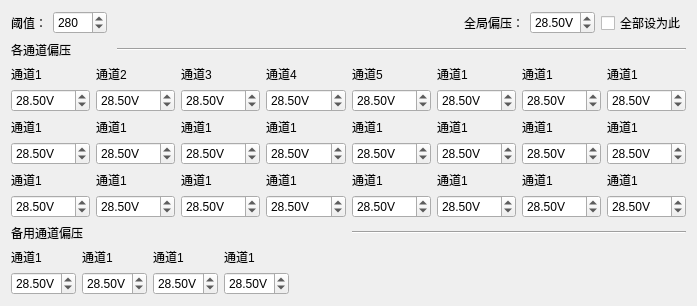
<?xml version="1.0" encoding="UTF-8"?>
<ui version="4.0">
 <class>Form</class>
 <widget class="QWidget" name="Form">
  <property name="geometry">
   <rect>
    <x>0</x>
    <y>0</y>
    <width>697</width>
    <height>299</height>
   </rect>
  </property>
  <property name="windowTitle">
   <string>Form</string>
  </property>
  <layout class="QVBoxLayout" name="verticalLayout">
   <item>
    <layout class="QHBoxLayout" name="horizontalLayout_5">
     <item>
      <widget class="QLabel" name="label_4">
       <property name="text">
        <string>阈值：</string>
       </property>
      </widget>
     </item>
     <item>
      <widget class="QSpinBox" name="spinBox_globalThreshole">
       <property name="maximum">
        <number>1023</number>
       </property>
       <property name="value">
        <number>280</number>
       </property>
      </widget>
     </item>
     <item>
      <spacer name="horizontalSpacer_3">
       <property name="orientation">
        <enum>Qt::Horizontal</enum>
       </property>
       <property name="sizeHint" stdset="0">
        <size>
         <width>40</width>
         <height>20</height>
        </size>
       </property>
      </spacer>
     </item>
     <item>
      <widget class="QLabel" name="label_5">
       <property name="text">
        <string>全局偏压：</string>
       </property>
      </widget>
     </item>
     <item>
      <widget class="QDoubleSpinBox" name="doubleSpinBox_globalBias">
       <property name="suffix">
        <string>V</string>
       </property>
       <property name="minimum">
        <double>25.289999999999999</double>
       </property>
       <property name="maximum">
        <double>29.289999999999999</double>
       </property>
       <property name="value">
        <double>28.500000000000000</double>
       </property>
      </widget>
     </item>
     <item>
      <widget class="QCheckBox" name="checkBox_globalBias">
       <property name="text">
        <string>全部设为此</string>
       </property>
      </widget>
     </item>
    </layout>
   </item>
   <item>
    <layout class="QHBoxLayout" name="horizontalLayout_3">
     <item>
      <widget class="QLabel" name="label_14">
       <property name="maximumSize">
        <size>
         <width>100</width>
         <height>16777215</height>
        </size>
       </property>
       <property name="text">
        <string>各通道偏压</string>
       </property>
      </widget>
     </item>
     <item>
      <widget class="Line" name="line_2">
       <property name="orientation">
        <enum>Qt::Horizontal</enum>
       </property>
      </widget>
     </item>
    </layout>
   </item>
   <item>
    <layout class="QGridLayout" name="gridLayout">
     <item row="0" column="0">
      <widget class="QLabel" name="label_6">
       <property name="text">
        <string>通道1</string>
       </property>
      </widget>
     </item>
     <item row="0" column="1">
      <widget class="QLabel" name="label_7">
       <property name="text">
        <string>通道2</string>
       </property>
      </widget>
     </item>
     <item row="0" column="2">
      <widget class="QLabel" name="label_8">
       <property name="text">
        <string>通道3</string>
       </property>
      </widget>
     </item>
     <item row="0" column="3">
      <widget class="QLabel" name="label_9">
       <property name="text">
        <string>通道4</string>
       </property>
      </widget>
     </item>
     <item row="0" column="4">
      <widget class="QLabel" name="label_10">
       <property name="text">
        <string>通道5</string>
       </property>
      </widget>
     </item>
     <item row="0" column="5">
      <widget class="QLabel" name="label_11">
       <property name="text">
        <string>通道1</string>
       </property>
      </widget>
     </item>
     <item row="0" column="6">
      <widget class="QLabel" name="label_12">
       <property name="text">
        <string>通道1</string>
       </property>
      </widget>
     </item>
     <item row="0" column="7">
      <widget class="QLabel" name="label_13">
       <property name="text">
        <string>通道1</string>
       </property>
      </widget>
     </item>
     <item row="1" column="0">
      <widget class="QDoubleSpinBox" name="doubleSpinBox_3">
       <property name="suffix">
        <string>V</string>
       </property>
       <property name="minimum">
        <double>25.289999999999999</double>
       </property>
       <property name="maximum">
        <double>29.289999999999999</double>
       </property>
       <property name="value">
        <double>28.500000000000000</double>
       </property>
      </widget>
     </item>
     <item row="1" column="1">
      <widget class="QDoubleSpinBox" name="doubleSpinBox_4">
       <property name="suffix">
        <string>V</string>
       </property>
       <property name="minimum">
        <double>25.289999999999999</double>
       </property>
       <property name="maximum">
        <double>29.289999999999999</double>
       </property>
       <property name="value">
        <double>28.500000000000000</double>
       </property>
      </widget>
     </item>
     <item row="1" column="2">
      <widget class="QDoubleSpinBox" name="doubleSpinBox_5">
       <property name="suffix">
        <string>V</string>
       </property>
       <property name="minimum">
        <double>25.289999999999999</double>
       </property>
       <property name="maximum">
        <double>29.289999999999999</double>
       </property>
       <property name="value">
        <double>28.500000000000000</double>
       </property>
      </widget>
     </item>
     <item row="1" column="3">
      <widget class="QDoubleSpinBox" name="doubleSpinBox_6">
       <property name="suffix">
        <string>V</string>
       </property>
       <property name="minimum">
        <double>25.289999999999999</double>
       </property>
       <property name="maximum">
        <double>29.289999999999999</double>
       </property>
       <property name="value">
        <double>28.500000000000000</double>
       </property>
      </widget>
     </item>
     <item row="1" column="4">
      <widget class="QDoubleSpinBox" name="doubleSpinBox_7">
       <property name="suffix">
        <string>V</string>
       </property>
       <property name="minimum">
        <double>25.289999999999999</double>
       </property>
       <property name="maximum">
        <double>29.289999999999999</double>
       </property>
       <property name="value">
        <double>28.500000000000000</double>
       </property>
      </widget>
     </item>
     <item row="1" column="5">
      <widget class="QDoubleSpinBox" name="doubleSpinBox_9">
       <property name="suffix">
        <string>V</string>
       </property>
       <property name="minimum">
        <double>25.289999999999999</double>
       </property>
       <property name="maximum">
        <double>29.289999999999999</double>
       </property>
       <property name="value">
        <double>28.500000000000000</double>
       </property>
      </widget>
     </item>
     <item row="1" column="6">
      <widget class="QDoubleSpinBox" name="doubleSpinBox_8">
       <property name="suffix">
        <string>V</string>
       </property>
       <property name="minimum">
        <double>25.289999999999999</double>
       </property>
       <property name="maximum">
        <double>29.289999999999999</double>
       </property>
       <property name="value">
        <double>28.500000000000000</double>
       </property>
      </widget>
     </item>
     <item row="1" column="7">
      <widget class="QDoubleSpinBox" name="doubleSpinBox_10">
       <property name="suffix">
        <string>V</string>
       </property>
       <property name="minimum">
        <double>25.289999999999999</double>
       </property>
       <property name="maximum">
        <double>29.289999999999999</double>
       </property>
       <property name="value">
        <double>28.500000000000000</double>
       </property>
      </widget>
     </item>
     <item row="2" column="0">
      <widget class="QLabel" name="label_17">
       <property name="text">
        <string>通道1</string>
       </property>
      </widget>
     </item>
     <item row="2" column="1">
      <widget class="QLabel" name="label_21">
       <property name="text">
        <string>通道1</string>
       </property>
      </widget>
     </item>
     <item row="2" column="2">
      <widget class="QLabel" name="label_19">
       <property name="text">
        <string>通道1</string>
       </property>
      </widget>
     </item>
     <item row="2" column="3">
      <widget class="QLabel" name="label_15">
       <property name="text">
        <string>通道1</string>
       </property>
      </widget>
     </item>
     <item row="2" column="4">
      <widget class="QLabel" name="label_16">
       <property name="text">
        <string>通道1</string>
       </property>
      </widget>
     </item>
     <item row="2" column="5">
      <widget class="QLabel" name="label_20">
       <property name="text">
        <string>通道1</string>
       </property>
      </widget>
     </item>
     <item row="2" column="6">
      <widget class="QLabel" name="label_18">
       <property name="text">
        <string>通道1</string>
       </property>
      </widget>
     </item>
     <item row="2" column="7">
      <widget class="QLabel" name="label_22">
       <property name="text">
        <string>通道1</string>
       </property>
      </widget>
     </item>
     <item row="3" column="0">
      <widget class="QDoubleSpinBox" name="doubleSpinBox_13">
       <property name="suffix">
        <string>V</string>
       </property>
       <property name="minimum">
        <double>25.289999999999999</double>
       </property>
       <property name="maximum">
        <double>29.289999999999999</double>
       </property>
       <property name="value">
        <double>28.500000000000000</double>
       </property>
      </widget>
     </item>
     <item row="3" column="1">
      <widget class="QDoubleSpinBox" name="doubleSpinBox_17">
       <property name="suffix">
        <string>V</string>
       </property>
       <property name="minimum">
        <double>25.289999999999999</double>
       </property>
       <property name="maximum">
        <double>29.289999999999999</double>
       </property>
       <property name="value">
        <double>28.500000000000000</double>
       </property>
      </widget>
     </item>
     <item row="3" column="2">
      <widget class="QDoubleSpinBox" name="doubleSpinBox_16">
       <property name="suffix">
        <string>V</string>
       </property>
       <property name="minimum">
        <double>25.289999999999999</double>
       </property>
       <property name="maximum">
        <double>29.289999999999999</double>
       </property>
       <property name="value">
        <double>28.500000000000000</double>
       </property>
      </widget>
     </item>
     <item row="3" column="3">
      <widget class="QDoubleSpinBox" name="doubleSpinBox_18">
       <property name="suffix">
        <string>V</string>
       </property>
       <property name="minimum">
        <double>25.289999999999999</double>
       </property>
       <property name="maximum">
        <double>29.289999999999999</double>
       </property>
       <property name="value">
        <double>28.500000000000000</double>
       </property>
      </widget>
     </item>
     <item row="3" column="4">
      <widget class="QDoubleSpinBox" name="doubleSpinBox_14">
       <property name="suffix">
        <string>V</string>
       </property>
       <property name="minimum">
        <double>25.289999999999999</double>
       </property>
       <property name="maximum">
        <double>29.289999999999999</double>
       </property>
       <property name="value">
        <double>28.500000000000000</double>
       </property>
      </widget>
     </item>
     <item row="3" column="5">
      <widget class="QDoubleSpinBox" name="doubleSpinBox_15">
       <property name="suffix">
        <string>V</string>
       </property>
       <property name="minimum">
        <double>25.289999999999999</double>
       </property>
       <property name="maximum">
        <double>29.289999999999999</double>
       </property>
       <property name="value">
        <double>28.500000000000000</double>
       </property>
      </widget>
     </item>
     <item row="3" column="6">
      <widget class="QDoubleSpinBox" name="doubleSpinBox_12">
       <property name="suffix">
        <string>V</string>
       </property>
       <property name="minimum">
        <double>25.289999999999999</double>
       </property>
       <property name="maximum">
        <double>29.289999999999999</double>
       </property>
       <property name="value">
        <double>28.500000000000000</double>
       </property>
      </widget>
     </item>
     <item row="3" column="7">
      <widget class="QDoubleSpinBox" name="doubleSpinBox_11">
       <property name="suffix">
        <string>V</string>
       </property>
       <property name="minimum">
        <double>25.289999999999999</double>
       </property>
       <property name="maximum">
        <double>29.289999999999999</double>
       </property>
       <property name="value">
        <double>28.500000000000000</double>
       </property>
      </widget>
     </item>
     <item row="4" column="0">
      <widget class="QLabel" name="label_27">
       <property name="text">
        <string>通道1</string>
       </property>
      </widget>
     </item>
     <item row="4" column="1">
      <widget class="QLabel" name="label_30">
       <property name="text">
        <string>通道1</string>
       </property>
      </widget>
     </item>
     <item row="4" column="2">
      <widget class="QLabel" name="label_25">
       <property name="text">
        <string>通道1</string>
       </property>
      </widget>
     </item>
     <item row="4" column="3">
      <widget class="QLabel" name="label_24">
       <property name="text">
        <string>通道1</string>
       </property>
      </widget>
     </item>
     <item row="4" column="4">
      <widget class="QLabel" name="label_23">
       <property name="text">
        <string>通道1</string>
       </property>
      </widget>
     </item>
     <item row="4" column="5">
      <widget class="QLabel" name="label_26">
       <property name="text">
        <string>通道1</string>
       </property>
      </widget>
     </item>
     <item row="4" column="6">
      <widget class="QLabel" name="label_29">
       <property name="text">
        <string>通道1</string>
       </property>
      </widget>
     </item>
     <item row="4" column="7">
      <widget class="QLabel" name="label_28">
       <property name="text">
        <string>通道1</string>
       </property>
      </widget>
     </item>
     <item row="5" column="0">
      <widget class="QDoubleSpinBox" name="doubleSpinBox_24">
       <property name="suffix">
        <string>V</string>
       </property>
       <property name="minimum">
        <double>25.289999999999999</double>
       </property>
       <property name="maximum">
        <double>29.289999999999999</double>
       </property>
       <property name="value">
        <double>28.500000000000000</double>
       </property>
      </widget>
     </item>
     <item row="5" column="1">
      <widget class="QDoubleSpinBox" name="doubleSpinBox_20">
       <property name="suffix">
        <string>V</string>
       </property>
       <property name="minimum">
        <double>25.289999999999999</double>
       </property>
       <property name="maximum">
        <double>29.289999999999999</double>
       </property>
       <property name="value">
        <double>28.500000000000000</double>
       </property>
      </widget>
     </item>
     <item row="5" column="2">
      <widget class="QDoubleSpinBox" name="doubleSpinBox_22">
       <property name="suffix">
        <string>V</string>
       </property>
       <property name="minimum">
        <double>25.289999999999999</double>
       </property>
       <property name="maximum">
        <double>29.289999999999999</double>
       </property>
       <property name="value">
        <double>28.500000000000000</double>
       </property>
      </widget>
     </item>
     <item row="5" column="3">
      <widget class="QDoubleSpinBox" name="doubleSpinBox_19">
       <property name="suffix">
        <string>V</string>
       </property>
       <property name="minimum">
        <double>25.289999999999999</double>
       </property>
       <property name="maximum">
        <double>29.289999999999999</double>
       </property>
       <property name="value">
        <double>28.500000000000000</double>
       </property>
      </widget>
     </item>
     <item row="5" column="4">
      <widget class="QDoubleSpinBox" name="doubleSpinBox_25">
       <property name="suffix">
        <string>V</string>
       </property>
       <property name="minimum">
        <double>25.289999999999999</double>
       </property>
       <property name="maximum">
        <double>29.289999999999999</double>
       </property>
       <property name="value">
        <double>28.500000000000000</double>
       </property>
      </widget>
     </item>
     <item row="5" column="5">
      <widget class="QDoubleSpinBox" name="doubleSpinBox_21">
       <property name="suffix">
        <string>V</string>
       </property>
       <property name="minimum">
        <double>25.289999999999999</double>
       </property>
       <property name="maximum">
        <double>29.289999999999999</double>
       </property>
       <property name="value">
        <double>28.500000000000000</double>
       </property>
      </widget>
     </item>
     <item row="5" column="6">
      <widget class="QDoubleSpinBox" name="doubleSpinBox_23">
       <property name="suffix">
        <string>V</string>
       </property>
       <property name="minimum">
        <double>25.289999999999999</double>
       </property>
       <property name="maximum">
        <double>29.289999999999999</double>
       </property>
       <property name="value">
        <double>28.500000000000000</double>
       </property>
      </widget>
     </item>
     <item row="5" column="7">
      <widget class="QDoubleSpinBox" name="doubleSpinBox_26">
       <property name="suffix">
        <string>V</string>
       </property>
       <property name="minimum">
        <double>25.289999999999999</double>
       </property>
       <property name="maximum">
        <double>29.289999999999999</double>
       </property>
       <property name="value">
        <double>28.500000000000000</double>
       </property>
      </widget>
     </item>
    </layout>
   </item>
   <item>
    <layout class="QHBoxLayout" name="horizontalLayout_2">
     <item>
      <widget class="QLabel" name="label_31">
       <property name="text">
        <string>备用通道偏压</string>
       </property>
      </widget>
     </item>
     <item>
      <widget class="Line" name="line_3">
       <property name="orientation">
        <enum>Qt::Horizontal</enum>
       </property>
      </widget>
     </item>
    </layout>
   </item>
   <item>
    <layout class="QHBoxLayout" name="horizontalLayout">
     <item>
      <layout class="QGridLayout" name="gridLayout_2">
       <item row="0" column="0">
        <widget class="QLabel" name="label_33">
         <property name="text">
          <string>通道1</string>
         </property>
        </widget>
       </item>
       <item row="0" column="1">
        <widget class="QLabel" name="label_32">
         <property name="text">
          <string>通道1</string>
         </property>
        </widget>
       </item>
       <item row="0" column="2">
        <widget class="QLabel" name="label_35">
         <property name="text">
          <string>通道1</string>
         </property>
        </widget>
       </item>
       <item row="0" column="3">
        <widget class="QLabel" name="label_34">
         <property name="text">
          <string>通道1</string>
         </property>
        </widget>
       </item>
       <item row="1" column="0">
        <widget class="QDoubleSpinBox" name="doubleSpinBox_28">
         <property name="suffix">
          <string>V</string>
         </property>
         <property name="minimum">
          <double>25.289999999999999</double>
         </property>
         <property name="maximum">
          <double>29.289999999999999</double>
         </property>
         <property name="value">
          <double>28.500000000000000</double>
         </property>
        </widget>
       </item>
       <item row="1" column="1">
        <widget class="QDoubleSpinBox" name="doubleSpinBox_29">
         <property name="suffix">
          <string>V</string>
         </property>
         <property name="minimum">
          <double>25.289999999999999</double>
         </property>
         <property name="maximum">
          <double>29.289999999999999</double>
         </property>
         <property name="value">
          <double>28.500000000000000</double>
         </property>
        </widget>
       </item>
       <item row="1" column="2">
        <widget class="QDoubleSpinBox" name="doubleSpinBox_30">
         <property name="suffix">
          <string>V</string>
         </property>
         <property name="minimum">
          <double>25.289999999999999</double>
         </property>
         <property name="maximum">
          <double>29.289999999999999</double>
         </property>
         <property name="value">
          <double>28.500000000000000</double>
         </property>
        </widget>
       </item>
       <item row="1" column="3">
        <widget class="QDoubleSpinBox" name="doubleSpinBox_27">
         <property name="suffix">
          <string>V</string>
         </property>
         <property name="minimum">
          <double>25.289999999999999</double>
         </property>
         <property name="maximum">
          <double>29.289999999999999</double>
         </property>
         <property name="value">
          <double>28.500000000000000</double>
         </property>
        </widget>
       </item>
      </layout>
     </item>
     <item>
      <spacer name="horizontalSpacer">
       <property name="orientation">
        <enum>Qt::Horizontal</enum>
       </property>
       <property name="sizeHint" stdset="0">
        <size>
         <width>40</width>
         <height>20</height>
        </size>
       </property>
      </spacer>
     </item>
    </layout>
   </item>
  </layout>
 </widget>
 <resources/>
 <connections/>
</ui>
